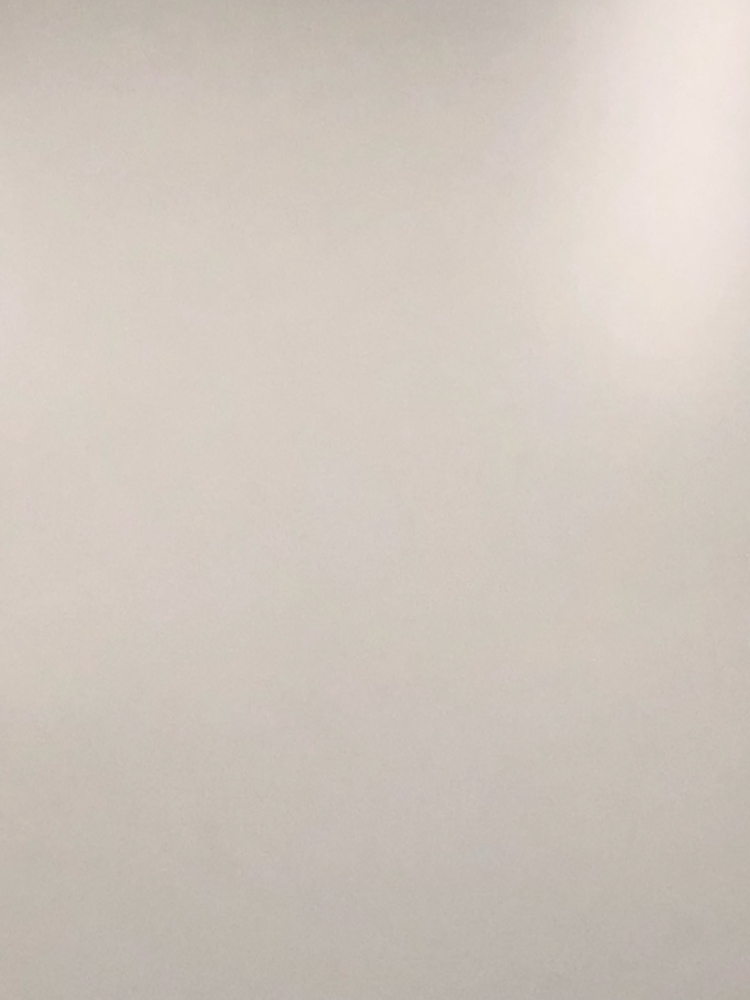
#> input picture ex_bg_4.jpg, 2250 x 3000 px (shown at 1/3 size)
$ python square_detection.py
#> lines starting #> are read from the running program, lines starting #| are printed output that depends on the picture; after the words box and inside, x2 and y2 are one past the last pixel; in counts of white or black regions, pixels touching at a corner belong together
# Detect Square from Static Background
import cv2
import numpy as np
import matplotlib.pyplot as plt
import math
from sklearn.cluster import KMeans

# Function to find the intersection b/w two lines
def intersection(line1, line2):
    rho1, theta1 = line1
    rho2, theta2 = line2
    A = np.array([[np.cos(theta1*math.pi/180), np.sin(theta1*math.pi/180)], [np.cos(theta2*math.pi/180), np.sin(theta2*math.pi/180)]])
    b = np.array([[rho1], [rho2]])
    x0, y0 = np.linalg.solve(A, b)
    x0, y0 = int(np.round(x0)), int(np.round(y0))
    return [[x0, y0]]

# Image Information
def main():

    # WIDTH and HEIGHT to Resize
    WIDTH = 300
    HEIGHT = 400

    # Load background image, resize, convert to grayscale, blur
    background = cv2.imread('ex_bg_4.jpg')
#> background is the input picture: shape (3000, 2250, 3); mean B, G, R 189.7, 198.4, 207.3
    background = cv2.resize(background,(WIDTH, HEIGHT))
#> background: shape (400, 300, 3)
    bg_gray = cv2.cvtColor(background, cv2.COLOR_BGR2GRAY)
    bg_gray = cv2.GaussianBlur(bg_gray, (5,5), 0)

    # Load foreground image, resize, convert to grayscale, blur
    foreground = cv2.imread('ex_fg_4.jpg')
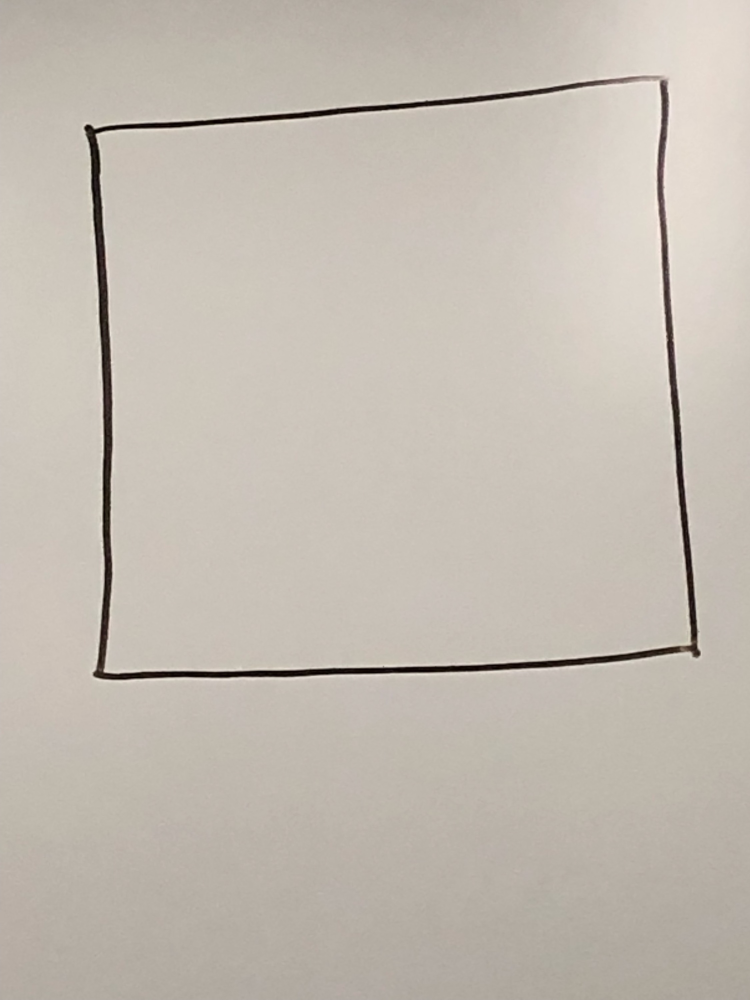
#> input picture ex_fg_4.jpg, 2250 x 3000 px (shown at 1/3 size)
#> foreground is the input picture: shape (3000, 2250, 3); mean B, G, R 177.6, 187.6, 195
    foreground = cv2.resize(foreground, (WIDTH, HEIGHT))
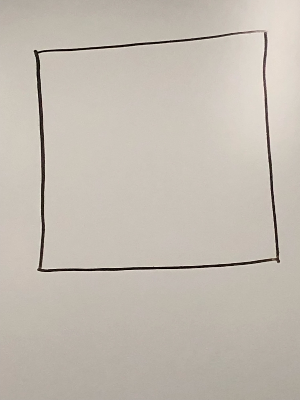
#> foreground: shape (400, 300, 3); mean B, G, R 177.6, 187.5, 194.9
    per_tf_input = foreground.copy()
    fg_gray = cv2.cvtColor(foreground, cv2.COLOR_BGR2GRAY)
    fg_gray = cv2.GaussianBlur(fg_gray, (5,5), 0)
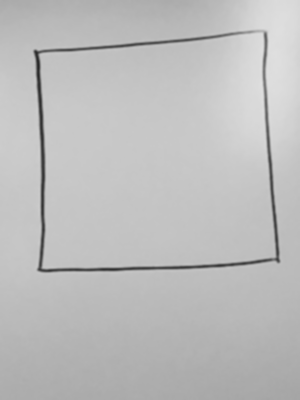
#> fg_gray: shape (400, 300); min 39, max 224, mean 188.6

    # Take the difference between the images and blur
    difference = cv2.absdiff(bg_gray, fg_gray)
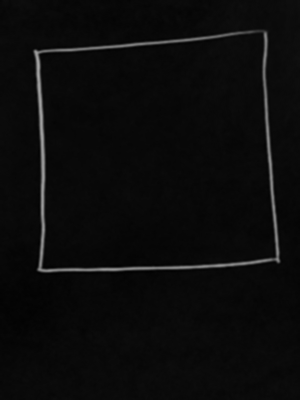
#> difference: shape (400, 300); min 1, max 165, mean 11.5
    difference = cv2.GaussianBlur(difference, (5,5), 0)

    # Canny Edge Detector for edges
    edges = cv2.Canny(difference, 100, 200)
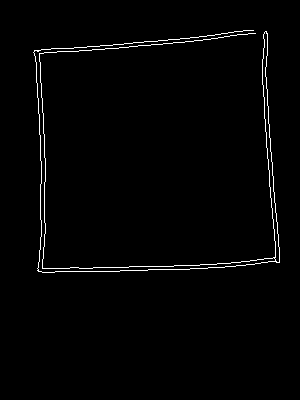
#> edges: shape (400, 300); 1.5% white in thin lines or dots, all inside (x1, y1, x2, y2) = (33, 30, 280, 273)

    # HOUGH TRANSFORM

    # Get number of rows and cols in images
    rows = edges.shape[0]
#> rows = 400
    cols = edges.shape[1]
#> cols = 300

    # Get maximum index values for accumulator matrix
    max_r = int(math.sqrt(math.pow(rows,2) + math.pow(cols,2)))
#> max_r = 500
    max_theta = 180
    H = np.zeros((max_r, max_theta+1))

    # Get edge points to use in Hough Transform
    edge_points = []
    for r in range(rows):
        for c in range(cols):
            if edges[r,c] > 0:
                edge_points.append([r,c])

    # Loop through edge_points and vote on values of r and theta
    THETA_OFFSET = 5                                                        # hyperparameter
    for e in edge_points:
        x = e[1]
        y = e[0]
        for theta in range(0, 181, THETA_OFFSET):
            angle_rad = math.radians(theta)
            r = int(x * math.cos(angle_rad) + y * math.sin(angle_rad))
            H[r][theta] = H[r][theta] + 1
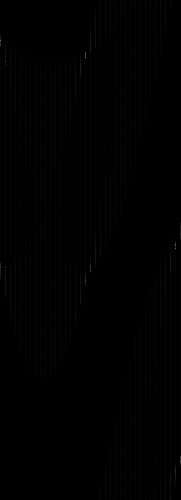
#> H: shape (500, 181) float64; min 0, max 120, mean 0.7

    # Voting
    ACCUMULATOR_THRESHOLD = 30                                              # hyperparameter
    r_vals = []
    theta_vals = []
    for i in range(max_r):
        for j in range(max_theta + 1):
            if(H[i][j] > ACCUMULATOR_THRESHOLD):
                r_vals.append(i)
                theta_vals.append(j)
#> after the loop, r_vals = 66 values from 39 to 475

    # Draw Lines Based on Hough Transform Values
    img = foreground.copy()
    pooled = img.copy()
    kmeans_img = img.copy()
    horz_lines = []
    vert_lines = []
    y_0_init = 0
    y_1_init = rows - 1
#> y_1_init = 399
    count = 0
    for top_r in r_vals:
        top_theta = theta_vals[count]
        try:
            x0 = int((top_r - y_0_init * math.sin(math.radians(top_theta)))/ math.cos(math.radians(top_theta)))
            x1 = int((top_r - y_1_init * math.sin(math.radians(top_theta))) / math.cos(math.radians(top_theta)))
        except ZeroDivisionError:
            count = count + 1
            continue
        try:
            if top_theta >= 0 and top_theta < 45 or top_theta <= 180 and top_theta > 135:
                cv2.line(img, (x0, y_0_init), (x1, y_1_init), (0, 255, 0), 2)
                vert_lines.append([top_r, top_theta])
            else:
                cv2.line(img, (x0, y_0_init), (x1, y_1_init), (0, 255, 255), 2)
                horz_lines.append([top_r, top_theta])
        except OverflowError:
            count = count + 1
            continue
        count = count + 1
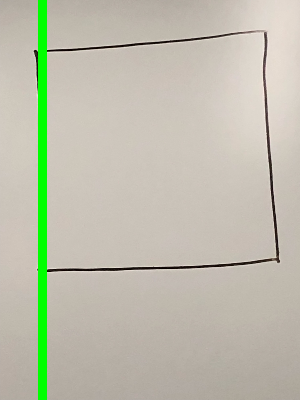
#> img: shape (400, 300, 3); 3% of pixels changed, all inside (x1, y1, x2, y2) = (38, 0, 47, 400)
#> after the loop, count = 6; horz_lines = []; vert_lines = [[39, 0], [40, 0], [41, 0], [43, 0], [44, 0], [45, 0]]

    # Get the Points of Intersection
    intersections = []
    for h in horz_lines:
        for v in vert_lines:
            inter = intersection(h,v)
            inter = inter[0]
            if(inter[0] > 0 and inter[0] < cols and inter[1] > 0 and inter[1] < rows):
                pooled[inter[1],inter[0]] = (255, 255, 0)
                intersections.append(inter)

    # Perform K-Means Clustering
    X = np.array(intersections)
    kmeans = KMeans(n_clusters=4, random_state=0).fit(X)
    corners = kmeans.cluster_centers_
    for c in corners:
        kmeans_img = cv2.circle(kmeans_img, (int(c[0]), int(c[1])), 10, (0, 0, 255), -1)            # Draw circle at corners
    print('Corners Detected: ')
    print(corners)

    # Compute Perspective Transformation
    pts1 = np.float32(corners)
    pts2 = np.float32([[400, 400],[0, 0],[0, 400],[400, 0]])
    M = cv2.getPerspectiveTransform(pts1, pts2)
    dst = cv2.warpPerspective(per_tf_input, M, (400, 400))

    # Make plots showing square detection results
    plt.subplot(2, 4, 2)
    plt.imshow(cv2.cvtColor(foreground, cv2.COLOR_BGR2RGB))
    plt.title("Foreground")
    plt.subplot(2, 4, 1)
    plt.imshow(cv2.cvtColor(background, cv2.COLOR_BGR2RGB))
    plt.title("Background")
    plt.subplot(2, 4, 3)
    plt.imshow(cv2.cvtColor(difference, cv2.COLOR_BGR2RGB))
    plt.title("Background Subtracted")
    plt.subplot(2, 4, 4)
    plt.imshow(cv2.cvtColor(edges, cv2.COLOR_BGR2RGB))
    plt.title("Edge Detection")
    plt.subplot(2, 4, 5)
    plt.imshow(cv2.cvtColor(img, cv2.COLOR_BGR2RGB))
    plt.title("Line Detection")
    plt.subplot(2,4,6)
    plt.imshow(cv2.cvtColor(pooled, cv2.COLOR_BGR2RGB))
    plt.title("Intersection Points")
    plt.subplot(2,4,7)
    plt.imshow(cv2.cvtColor(kmeans_img,cv2.COLOR_BGR2RGB))
    plt.title("K-Means Cluster Centers")
    plt.subplot(2,4,8)
    plt.imshow(cv2.cvtColor(dst, cv2.COLOR_BGR2RGB))
    plt.title("Perspective Transform")
    plt.suptitle("Square Detection Results")
    fig = plt.gcf()
    fig.set_size_inches(12, 7)
    plt.savefig('square_detection_results.png')
    plt.show()
    cv2.waitKey(0)

if __name__ == '__main__':
#> (the run stopped early here; a loop or call above may not have finished)
